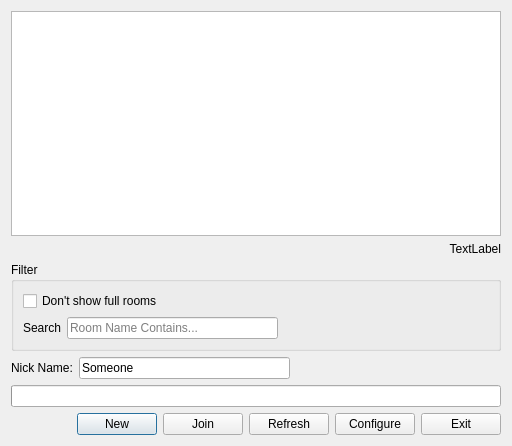
<?xml version="1.0" encoding="UTF-8"?>
<ui version="4.0">
 <class>RoomListDialog</class>
 <widget class="QDialog" name="RoomListDialog">
  <property name="geometry">
   <rect>
    <x>0</x>
    <y>0</y>
    <width>512</width>
    <height>446</height>
   </rect>
  </property>
  <property name="windowTitle">
   <string>Mr.Paint</string>
  </property>
  <layout class="QVBoxLayout" name="verticalLayout">
   <item>
    <widget class="QTableWidget" name="tableWidget">
     <property name="editTriggers">
      <set>QAbstractItemView::NoEditTriggers</set>
     </property>
     <property name="selectionMode">
      <enum>QAbstractItemView::SingleSelection</enum>
     </property>
     <property name="selectionBehavior">
      <enum>QAbstractItemView::SelectRows</enum>
     </property>
     <property name="sortingEnabled">
      <bool>true</bool>
     </property>
     <property name="cornerButtonEnabled">
      <bool>false</bool>
     </property>
     <attribute name="verticalHeaderVisible">
      <bool>false</bool>
     </attribute>
    </widget>
   </item>
   <item>
    <widget class="QLabel" name="counter_label">
     <property name="text">
      <string>TextLabel</string>
     </property>
     <property name="alignment">
      <set>Qt::AlignRight|Qt::AlignTrailing|Qt::AlignVCenter</set>
     </property>
    </widget>
   </item>
   <item>
    <widget class="QGroupBox" name="groupBox">
     <property name="title">
      <string>Filter</string>
     </property>
     <layout class="QVBoxLayout" name="verticalLayout_2">
      <item>
       <widget class="QCheckBox" name="checkBox">
        <property name="text">
         <string>Don't show full rooms</string>
        </property>
       </widget>
      </item>
      <item>
       <layout class="QHBoxLayout" name="horizontalLayout_3">
        <item>
         <widget class="QLabel" name="search_label">
          <property name="text">
           <string>Search</string>
          </property>
         </widget>
        </item>
        <item>
         <widget class="QLineEdit" name="search_box">
          <property name="placeholderText">
           <string>Room Name Contains...</string>
          </property>
         </widget>
        </item>
        <item>
         <spacer name="horizontalSpacer_3">
          <property name="orientation">
           <enum>Qt::Horizontal</enum>
          </property>
          <property name="sizeHint" stdset="0">
           <size>
            <width>40</width>
            <height>20</height>
           </size>
          </property>
         </spacer>
        </item>
       </layout>
      </item>
     </layout>
    </widget>
   </item>
   <item>
    <layout class="QHBoxLayout" name="horizontalLayout_2">
     <item>
      <widget class="QLabel" name="label_2">
       <property name="text">
        <string>Nick Name:</string>
       </property>
      </widget>
     </item>
     <item>
      <widget class="QLineEdit" name="lineEdit">
       <property name="inputMask">
        <string/>
       </property>
       <property name="text">
        <string>Someone</string>
       </property>
       <property name="maxLength">
        <number>16</number>
       </property>
      </widget>
     </item>
     <item>
      <spacer name="horizontalSpacer_2">
       <property name="orientation">
        <enum>Qt::Horizontal</enum>
       </property>
       <property name="sizeHint" stdset="0">
        <size>
         <width>40</width>
         <height>20</height>
        </size>
       </property>
      </spacer>
     </item>
    </layout>
   </item>
   <item>
    <widget class="QProgressBar" name="progressBar">
     <property name="value">
      <number>0</number>
     </property>
     <property name="textVisible">
      <bool>false</bool>
     </property>
    </widget>
   </item>
   <item>
    <layout class="QHBoxLayout" name="horizontalLayout">
     <item>
      <spacer name="horizontalSpacer">
       <property name="orientation">
        <enum>Qt::Horizontal</enum>
       </property>
       <property name="sizeHint" stdset="0">
        <size>
         <width>40</width>
         <height>20</height>
        </size>
       </property>
      </spacer>
     </item>
     <item>
      <widget class="QPushButton" name="pushButton">
       <property name="text">
        <string>New</string>
       </property>
      </widget>
     </item>
     <item>
      <widget class="QPushButton" name="pushButton_2">
       <property name="text">
        <string>Join</string>
       </property>
      </widget>
     </item>
     <item>
      <widget class="QPushButton" name="pushButton_3">
       <property name="text">
        <string>Refresh</string>
       </property>
      </widget>
     </item>
     <item>
      <widget class="QPushButton" name="pushButton_5">
       <property name="text">
        <string>Configure</string>
       </property>
      </widget>
     </item>
     <item>
      <widget class="QPushButton" name="pushButton_4">
       <property name="text">
        <string>Exit</string>
       </property>
      </widget>
     </item>
    </layout>
   </item>
  </layout>
 </widget>
 <resources/>
 <connections/>
</ui>
